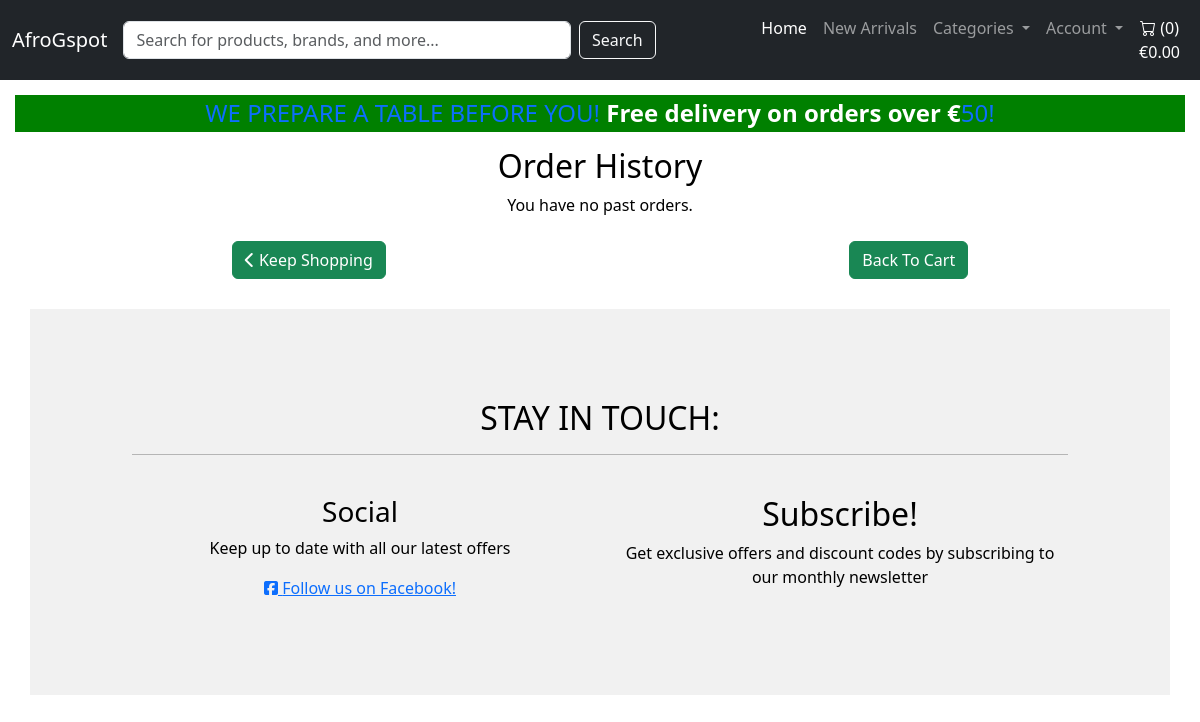
The app's page /checkout/order-history/ (signed in), older data.
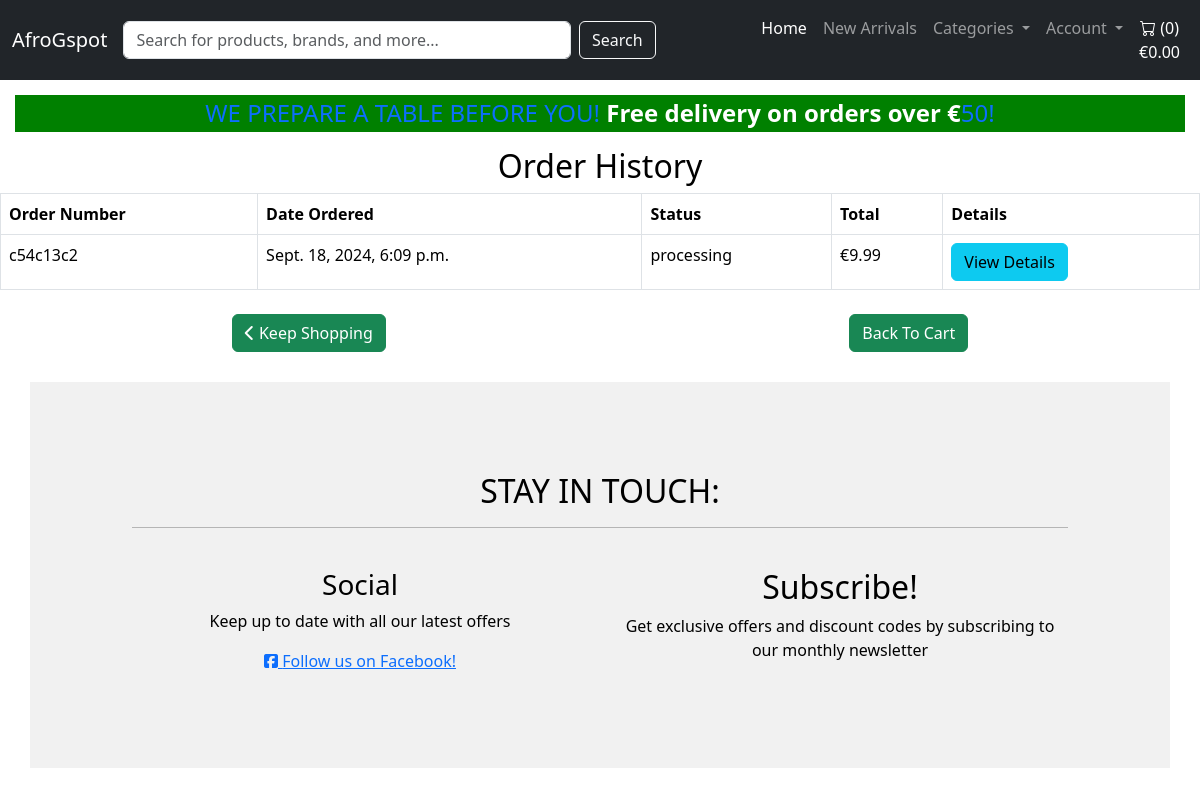
The same page, newer data.
### checkout/models.py (models this page shows, shortened)
class Order(models.Model):
    user = models.ForeignKey(settings.AUTH_USER_MODEL, on_delete=models.SET_NULL, null=True, blank=True)
    profile = models.ForeignKey('profiles.Profile', on_delete=models.SET_NULL, null=True, blank=True, related_name='orders')
    full_name = models.CharField(max_length=100)
    email = models.EmailField()
    phone_number = models.CharField(max_length=15)
    address_line_1 = models.CharField(max_length=255)
    address_line_2 = models.CharField(max_length=255, blank=True, null=True)
    city = models.CharField(max_length=100)
    postal_code = models.CharField(max_length=20, blank=True, null=True)
    country = models.CharField(max_length=50, blank=False, null=False)
    date_ordered = models.DateTimeField(auto_now_add=True)
    order_total = models.DecimalField(max_digits=10, decimal_places=2, default=0.00)
    delivery_cost = models.DecimalField(max_digits=6, decimal_places=2, default=7.00)
    grand_total = models.DecimalField(max_digits=10, decimal_places=2, default=0.00)
    stripe_payment_intent = models.CharField(max_length=200, null=True, blank=True) # Stores Stripe payment intent ID
    order_number = models.CharField(max_length=8, default=generate_short_order_number, null=False, editable=False, unique=True)
    payment_status = models.CharField(max_length=10, choices=[
        ('pending', 'Pending'),
        ('completed', 'Completed'),
        ('failed', 'Failed'),
        ('refunded', 'Refunded')], default='pending')
    order_status = models.CharField(max_length=12, choices=[
        ('processing', 'Processing'),
        ('shipped', 'Shipped'),
        ('delivered', 'Delivered'),
        ('cancelled', 'Cancelled')], default='processing')

### checkout/views.py (the view)
# urls.py: path('order-history/', views.order_history, name='order_history'),
@login_required
def order_history(request):
    orders = Order.objects.filter(user=request.user).order_by('-date_ordered')
    context = {
        'orders': orders,
    }
    return render(request, 'checkout/order_history.html', context)

### checkout/templates/checkout/order_history.html
{% extends 'base.html' %}
{% block content %}
<h2 class="text-center">Order History</h2>
{% if orders %}
<table class="table table-bordered">
    <thead>
        <tr>
            <th>Order Number</th>
            <th>Date Ordered</th>
            <th>Status</th>
            <th>Total</th>
            <th>Details</th>
        </tr>
    </thead>
    <tbody>
        {% for order in orders %}
        <tr>
            <td>{{ order.order_number }}</td>
            <td>{{ order.date_ordered }}</td>
            <td>{{ order.order_status }}</td>
            <td>€{{ order.grand_total }}</td>
            <td>
                <a href="{% url 'order_detail' order.id %}" class="btn btn-info">View Details</a>
            </td>
        </tr>
        {% endfor %}
    </tbody>
</table>
{% else %}
<p class="text-center">You have no past orders.</p>
{% endif %}
<div class="d-flex justify-content-around align-items-center mt-4">
    <a class="btn btn-success" href="{% url 'product_list' %}">
        <i class="fas fa-chevron-left"></i> Keep Shopping
    </a>
    <a class="btn btn-success" href="{% url 'cart_detail' %}">Back To Cart</a>
</div>
{% endblock %}

Row changes from the older to the newer data that the page shows:
added Order: order_number "c54c13c2", date_ordered "Sept. 18, 2024, 6:09 p.m.", order_status "processing", grand_total "9.99"
Text that changed along with them:
text no longer shown: "You have no past orders."
text now shown: "Order Number Date Ordered Status Total Details"
